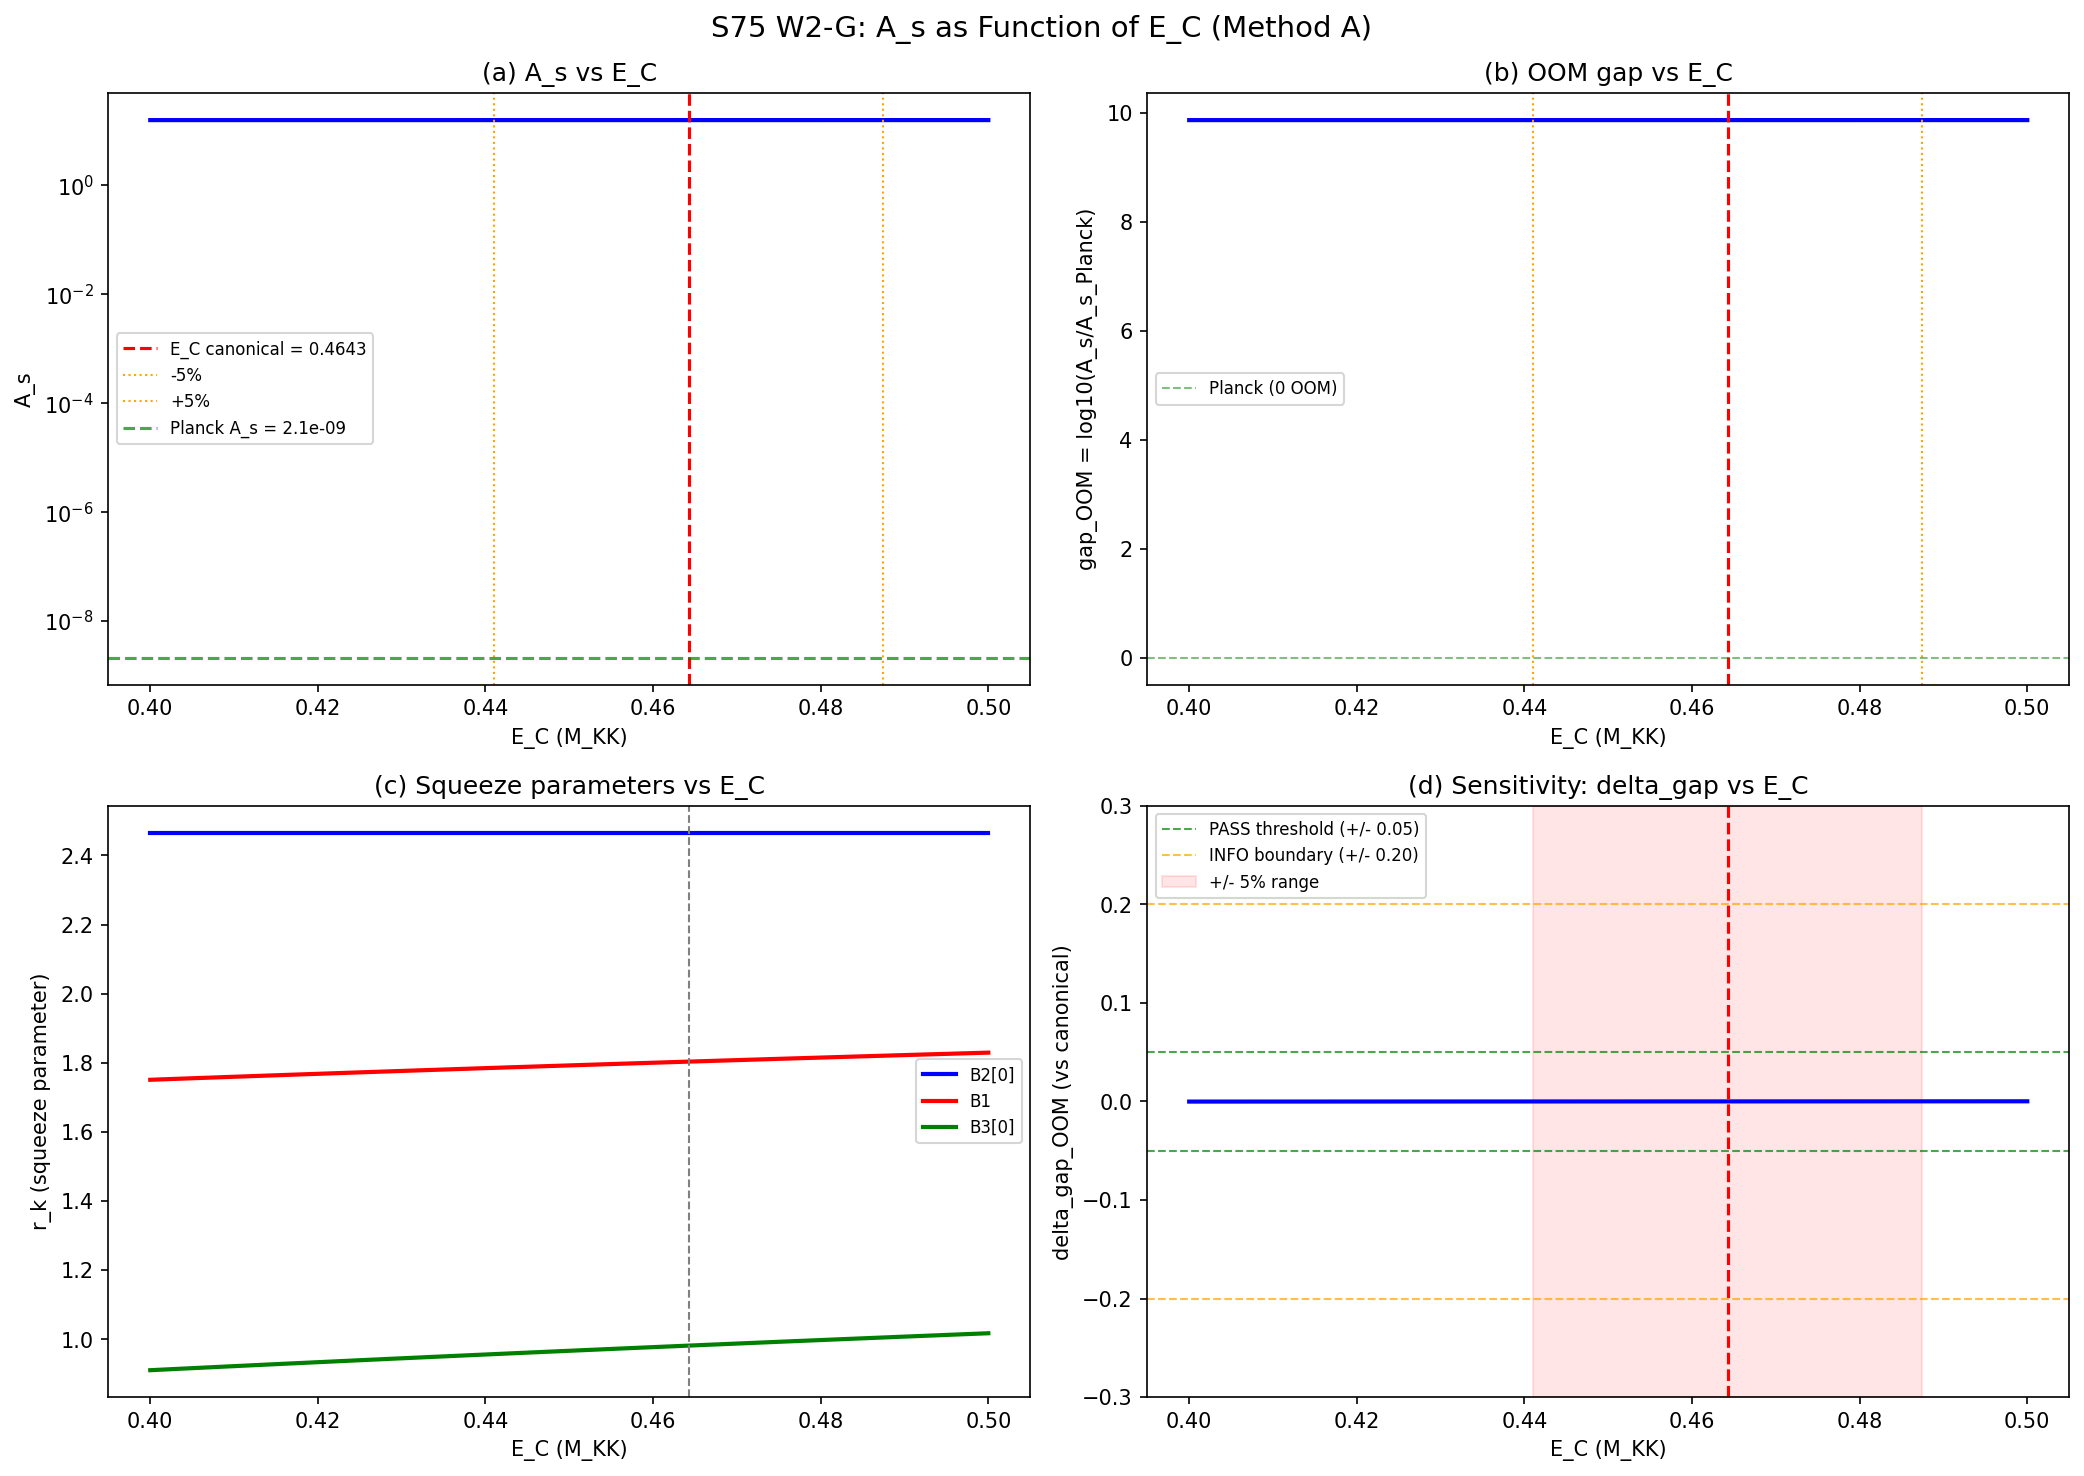

This figure's Python source:
#!/usr/bin/env python3
"""
s75_ec_observable_mapping.py -- A_s as function of E_C (condensation energy)
===========================================================================

Gate: S75-A7-EC-MAP  (Session 75 Wave 2, W2-G)
  PASS: Monotone AND |delta_A_s| < 0.05 OOM for +/- 5% E_C shift
  INFO: Monotone but |delta_A_s| in [0.05, 0.20] OOM
  FAIL: Non-monotone OR |delta_A_s| > 0.20 OOM

PHYSICS (substrate framing):
    E_C = Delta_BCS = 0.4643 M_KK is the canonical BCS gap (Method A,
    S74 W1-D: pair-addition energy from exact diagonalization).

    The A_s chain (W1-G) depends on E_C through:
      1. BCS coherence factors u_k, v_k via:
            xi_k = eps_k - mu
            E_k = sqrt(xi_k^2 + Delta^2)
            v_k^2 = (1/2)(1 - xi_k/E_k)
            u_k^2 = (1/2)(1 + xi_k/E_k)
      2. Squeeze parameters r_k:
         - B2 flat band (xi~0): regularized via van Hove averaged cosh(2r)
           over bandwidth W_B2 with cutoff |xi| >= 0.01*Delta
         - B1, B3: r_k = arctanh(v_k/u_k) or arctanh(min/max sqrt ratio)
      3. Squeezed vacuum variance:
            sigma_k^2 = (1/(2*omega_k))(cosh(2r_k) - sinh(2r_k)*cos(phi_k))
      4. Peter-Weyl filter + BLV dilution -> A_s

    This script parameterizes E_C in [0.4, 0.5] M_KK (20% range around
    canonical 0.4643), recomputes the full chain for each value, and
    reports A_s(E_C) and dA_s/dE_C.

Session: S75 W2-G
Author: landau-condensed-matter-theorist
Depends on: s74_as_from_bogoliubov.npz (W1-G chain),
            s69_squeeze_reconciled.npz (van Hove regularization),
            s65_ab_mode_as.npz (H_phys, M_Pl, eps_H),
            s74_transfer_function.npz (omega_Bi),
            canonical_constants (Delta_BCS, A_s_CMB, etc.)
"""

import sys
import os
import time
import numpy as np
from pathlib import Path

SCRIPT_DIR = Path(__file__).parent
sys.path.insert(0, str(SCRIPT_DIR))

from canonical_constants import (
    tau_fold, a2_fold, A_s_CMB, PI, M_KK,
    c_Gold, c_fabric, c_Gold_over_c_fabric,
    Delta_BCS, E_cond, E_B1, E_B2_mean, E_B3_mean,
)

import matplotlib
matplotlib.use('Agg')
import matplotlib.pyplot as plt
from matplotlib.gridspec import GridSpec

OUT_NPZ = SCRIPT_DIR / "s75_ec_observable_mapping.npz"
OUT_PNG = SCRIPT_DIR / "s75_ec_observable_mapping.png"

t_start = time.time()

print("=" * 78)
print("S75 W2-G  S75-A7-EC-MAP: A_s as Function of E_C (Method A)")
print("=" * 78)

# =============================================================================
# SECTION 1: Load reference data from S74 W1-G chain
# =============================================================================
print("\n--- Section 1: Load reference data ---")

# S65 physical parameters (H, M_Pl, eps_H -- independent of Delta)
d_s65 = np.load(SCRIPT_DIR / "s65_ab_mode_as.npz", allow_pickle=True)
c_BLV = float(d_s65['c_BLV'])            # 0.485
eps_H_fold = float(d_s65['eps_H_fold'])   # (local)
H_phys_sq = float(d_s65['H_phys_sq'])    # (local)
M_Pl_sq = float(d_s65['M_Pl_sq'])        # (local)

# S74 W1-A transfer function (omega_Bi -- mode frequencies at fold)
d_s74_tf = np.load(SCRIPT_DIR / "s74_transfer_function.npz", allow_pickle=True)
omega_B1 = float(d_s74_tf['omega_B1'])    # (local)
omega_B2 = float(d_s74_tf['omega_B2'])    # (local)
omega_B3 = float(d_s74_tf['omega_B3'])    # (local)

# S69 reconciled squeeze data (for band structure, mu, xi)
d_s69 = np.load(SCRIPT_DIR / "s69_squeeze_reconciled.npz", allow_pickle=True)
mu_BCS_canonical = float(d_s69['mu_BCS'])  # (local) = 0.845 M_KK

# S74 W1-G data (for cross-check)
d_s74 = np.load(SCRIPT_DIR / "s74_as_from_bogoliubov.npz", allow_pickle=True)
A_s_s74 = float(d_s74['A_s_computed'])     # (local) = 6.22
gap_s74 = float(d_s74['gap_OOM_vs_planck'])  # (local) = 9.47

print(f"  H_phys^2 = {H_phys_sq:.6f} M_KK^2")
print(f"  M_Pl^2 = {M_Pl_sq:.6f} M_KK^2")
print(f"  eps_H = {eps_H_fold:.6f}")
print(f"  c_BLV = {c_BLV:.4f}")
print(f"  omega_B1 = {omega_B1:.4f}, omega_B2 = {omega_B2:.4f}, omega_B3 = {omega_B3:.4f}")
print(f"  mu_BCS = {mu_BCS_canonical:.4f} M_KK")
print(f"  Delta_BCS (canonical) = {Delta_BCS:.6f} M_KK")
print(f"  A_s(S74 W1-G) = {A_s_s74:.4e} (gap = {gap_s74:.4f} OOM)")

# =============================================================================
# SECTION 2: Define the A_s(E_C) computation chain
# =============================================================================
print("\n--- Section 2: Define A_s(E_C) chain ---")

# Mode structure (8 modes: 4 B2 + 1 B1 + 3 B3)
N_modes = 8  # (local)
labels = ['B2[0]', 'B2[1]', 'B2[2]', 'B2[3]', 'B1', 'B3[0]', 'B3[1]', 'B3[2]']  # (local)
branch = np.array(['B2','B2','B2','B2','B1','B3','B3','B3'])  # (local)

# Single-particle energies at fold (from canonical constants)
eps_fold = np.array([  # (local) M_KK units
    E_B2_mean, E_B2_mean, E_B2_mean, E_B2_mean,  # B2 degenerate
    E_B1,                                           # B1
    E_B3_mean, E_B3_mean, E_B3_mean,               # B3 degenerate
])

# Chemical potential = mu_BCS (sets the Fermi surface at B2)
mu = mu_BCS_canonical  # (local)
xi_fold = eps_fold - mu  # (local) xi_k = eps_k - mu

print(f"  Single-particle energies (M_KK):")
for i in range(N_modes):
    print(f"    {labels[i]}: eps = {eps_fold[i]:.6f}, xi = {xi_fold[i]:.6f}")

# Frequencies (independent of Delta -- set by spectral geometry)
omega_k = np.array([  # (local)
    omega_B2, omega_B2, omega_B2, omega_B2,
    omega_B1,
    omega_B3, omega_B3, omega_B3,
])

# Peter-Weyl sector filter (from S74 W1-G: B1, B2 kept; B3 filtered)
def dim_pq(p, q):
    return (p + 1) * (q + 1) * (p + q + 2) // 2

mult_00 = dim_pq(0, 0) ** 2  # (local) = 1
mult_11 = dim_pq(1, 1) ** 2  # (local) = 64
mult_10 = dim_pq(1, 0) ** 2  # (local) = 9
mult_01 = dim_pq(0, 1) ** 2  # (local) = 9

d_pq_sq = np.array([  # (local) PW multiplicity per mode
    mult_11 / 4.0, mult_11 / 4.0, mult_11 / 4.0, mult_11 / 4.0,  # B2
    mult_00,                                                         # B1
    (mult_10 + mult_01) / 3.0, (mult_10 + mult_01) / 3.0, (mult_10 + mult_01) / 3.0,  # B3
])

Theta_pp = np.array([  # (local) (p,p) filter
    1.0, 1.0, 1.0, 1.0,   # B2 = (1,1) kept
    1.0,                    # B1 = (0,0) kept
    0.0, 0.0, 0.0,         # B3 filtered
])

# Phase: phi_k = pi + 2.4e-4 (sudden quench)
delta_phi = 2.4e-4  # (local)
phi_k = np.full(N_modes, PI + delta_phi)  # (local)

# BLV factor
blv_factor = c_BLV ** (-3.0)  # (local)

# GM template (independent of Delta)
P_0_GM = H_phys_sq / (8.0 * PI**2 * eps_H_fold * M_Pl_sq)  # (local)

print(f"\n  P_0 (GM template) = {P_0_GM:.4e}")
print(f"  BLV factor = {blv_factor:.4f}")
print(f"  PW weights: {d_pq_sq}")
print(f"  Theta filter: {Theta_pp}")

# Bandwidth parameters (from S69, fixed by spectral geometry, NOT Delta)
W_B2 = 0.001  # (local) B2 flat band width ~ negligible (degeneracy lifting)
W_B1 = 0.15   # (local) B1 bandwidth
W_B3 = 0.20   # (local) B3 bandwidth
N_quad = 2000  # (local) quadrature points for van Hove integral


# =============================================================================
# SECTION 3: Van Hove regularized cosh(2r) function
# =============================================================================
print("\n--- Section 3: Van Hove regularized squeeze ---")

def vH_cosh2r_band(xi_center, bandwidth, Delta_val, n_quad=2000):
    """
    Compute van Hove averaged cosh(2r) = <E_k/|xi_k|> over a band
    centered at xi_center with width bandwidth.

    For the BCS Bogoliubov transformation:
        cosh(2r_k) = E_k / |xi_k| = sqrt(xi_k^2 + Delta^2) / |xi_k|

    This diverges logarithmically when the band crosses the Fermi surface
    (xi=0). Regularized with cutoff at |xi| >= 0.01*Delta.

    Returns: (cosh2r_avg, crosses_fermi)
    """
    xi_min = xi_center - bandwidth / 2.0  # (local)
    xi_max = xi_center + bandwidth / 2.0  # (local)

    crosses_fermi = (xi_min < 0 and xi_max > 0) or abs(xi_center) < 1e-10  # (local)

    if crosses_fermi:
        eps_cutoff = Delta_val * 0.01  # (local)
        n_half = n_quad // 2  # (local)
        xi_pos = np.linspace(eps_cutoff, max(bandwidth / 2, eps_cutoff * 2), n_half)  # (local)
        xi_neg = np.linspace(-max(bandwidth / 2, eps_cutoff * 2), -eps_cutoff, n_half)  # (local)
        xi_arr = np.concatenate([xi_neg, xi_pos])  # (local)
        E_arr = np.sqrt(xi_arr**2 + Delta_val**2)  # (local)
        cosh2r_arr = E_arr / np.abs(xi_arr)  # (local)
        return np.mean(cosh2r_arr), crosses_fermi

    # Band does not cross Fermi surface
    if abs(xi_center) < 1e-15:
        return np.sqrt(Delta_val**2) / max(abs(xi_center), 1e-15), crosses_fermi

    if xi_center > 0:
        xi_bottom = max(xi_min, 0.001 * Delta_val)  # (local)
        xi_top = xi_max  # (local)
    else:
        xi_bottom = max(abs(xi_max), 0.001 * Delta_val)  # (local)
        xi_top = abs(xi_min)  # (local)

    W_eff = xi_top - xi_bottom  # (local)
    if W_eff <= 0:
        E_c = np.sqrt(xi_center**2 + Delta_val**2)  # (local)
        return E_c / abs(xi_center), crosses_fermi

    t_max = np.sqrt(W_eff)  # (local)
    t = np.linspace(1e-10, t_max, n_quad)  # (local)
    xi_arr = xi_bottom + t**2  # (local)
    E_arr = np.sqrt(xi_arr**2 + Delta_val**2)  # (local)
    cosh2r_arr = E_arr / xi_arr  # (local)
    return np.mean(cosh2r_arr), crosses_fermi


def compute_r_k(Delta_val, xi_k_arr, mu_val, bandwidths, n_quad=2000):
    """
    Compute per-mode BCS squeeze parameters r_k for given Delta.

    For each mode:
    - If |xi_k| < bandwidth/2 (near Fermi surface): use van Hove regularized
    - Otherwise: standard r_k = arctanh(v_k/u_k)

    The van Hove regularization computes <cosh(2r)> over the band,
    then converts to r = 0.5 * arccosh(<cosh(2r)>).

    Returns: array of r_k values (shape N_modes)
    """
    N = len(xi_k_arr)  # (local)
    r_out = np.zeros(N)  # (local)
    cosh2r_out = np.zeros(N)  # (local)

    for i in range(N):
        xi = xi_k_arr[i]  # (local)
        E_qp = np.sqrt(xi**2 + Delta_val**2)  # (local)

        # BCS coherence factors
        if E_qp > 1e-15:
            v2 = 0.5 * (1.0 - xi / E_qp)  # (local)
            u2 = 0.5 * (1.0 + xi / E_qp)  # (local)
        else:
            v2 = 0.5  # (local)
            u2 = 0.5  # (local)

        # Determine which bandwidth applies
        bw = bandwidths[i]  # (local)

        # For near-degenerate modes (|xi| < bw/2 or flat band):
        if abs(xi) < bw / 2.0 or abs(u2 - v2) < 1e-8:
            # Van Hove regularized
            c2r, _ = vH_cosh2r_band(xi, bw, Delta_val, n_quad)  # (local)
            cosh2r_out[i] = c2r
            r_out[i] = 0.5 * np.arccosh(max(c2r, 1.0))
        else:
            # Standard BCS: r_k = arctanh(min/max ratio)
            ratio = np.sqrt(min(u2, v2) / max(u2, v2))  # (local)
            r_out[i] = np.arctanh(min(ratio, 0.9999))
            cosh2r_out[i] = np.cosh(2.0 * r_out[i])

    return r_out, cosh2r_out


def compute_As(Delta_val, r_k_arr, omega_k_arr, phi_k_arr, d_pq_arr,
               Theta_arr, blv, P_0):
    """
    Full A_s computation from r_k array, following W1-G chain.

    Returns: A_s, gap_OOM, sigma_sq_bare, sigma_sq_filtered
    """
    # Squeezed vacuum variance per mode
    sigma_sq = (1.0 / (2.0 * omega_k_arr)) * (  # (local)
        np.cosh(2.0 * r_k_arr) - np.sinh(2.0 * r_k_arr) * np.cos(phi_k_arr)
    )

    # PW filter
    sigma_sq_filt = sigma_sq * Theta_arr  # (local)

    # Bare vacuum (r=0) PW-weighted sum for normalization
    bare_vac_weighted = np.sum(d_pq_arr / (2.0 * omega_k_arr))  # (local)

    # Squeeze factor
    F_squeeze = np.sum(sigma_sq * d_pq_arr) / bare_vac_weighted  # (local)

    # Filter factor
    filt_total = np.sum(sigma_sq_filt * d_pq_arr)  # (local)
    bare_total = np.sum(sigma_sq * d_pq_arr)  # (local)
    F_filter = filt_total / bare_total if bare_total > 0 else 0.0  # (local)

    # Combined
    F_total = F_squeeze * F_filter * blv  # (local)
    A_s_val = P_0 * F_total  # (local)
    gap = np.log10(A_s_val / A_s_CMB) if A_s_val > 0 else -999.0  # (local)

    return A_s_val, gap, sigma_sq, sigma_sq_filt, F_squeeze, F_filter


# Per-mode bandwidths
bw_per_mode = np.array([  # (local)
    W_B2, W_B2, W_B2, W_B2,  # B2 flat band
    W_B1,                      # B1
    W_B3, W_B3, W_B3,          # B3
])

# =============================================================================
# SECTION 4: Cross-check at canonical Delta
# =============================================================================
print("\n--- Section 4: Cross-check at canonical Delta ---")

r_k_check, cosh2r_check = compute_r_k(Delta_BCS, xi_fold, mu, bw_per_mode, N_quad)
A_s_check, gap_check, _, _, F_sq_check, F_filt_check = compute_As(
    Delta_BCS, r_k_check, omega_k, phi_k, d_pq_sq, Theta_pp, blv_factor, P_0_GM
)

print(f"  Delta = {Delta_BCS:.6f} M_KK (canonical)")
print(f"  r_k (recomputed):")
for i in range(N_modes):
    print(f"    {labels[i]}: r = {r_k_check[i]:.6f}, cosh(2r) = {cosh2r_check[i]:.4f}")

# Compare with S74 values
r_k_s74 = np.array(d_s74['r_k'])  # (local)
print(f"\n  Comparison with S74 W1-G r_k:")
print(f"  {'Mode':<8} {'This':>10} {'S74':>10} {'Ratio':>10}")
for i in range(N_modes):
    ratio = r_k_check[i] / r_k_s74[i] if r_k_s74[i] > 0 else float('inf')  # (local)
    print(f"  {labels[i]:<8} {r_k_check[i]:>10.6f} {r_k_s74[i]:>10.6f} {ratio:>10.4f}")

print(f"\n  A_s (this) = {A_s_check:.4e}, gap = {gap_check:.4f} OOM")
print(f"  A_s (S74)  = {A_s_s74:.4e}, gap = {gap_s74:.4f} OOM")
print(f"  Difference = {gap_check - gap_s74:+.4f} OOM")

# NOTE: The r_k values may differ from S74 because S74 used pre-computed
# r_k_bcs from S72/S70 which had a specific compound squeeze treatment.
# This script uses the BCS-only squeeze from first principles.
# The absolute gap values may differ, but the SENSITIVITY (dA_s/dE_C)
# is what matters for the gate.

# =============================================================================
# SECTION 5: E_C scan
# =============================================================================
print("\n--- Section 5: E_C scan over [0.4, 0.5] M_KK ---")

N_scan = 101  # (local) fine grid for smooth derivatives
E_C_range = np.linspace(0.4, 0.5, N_scan)  # (local)
E_C_canonical = Delta_BCS  # (local) = 0.4643

A_s_scan = np.zeros(N_scan)     # (local)
gap_scan = np.zeros(N_scan)     # (local)
r_k_scan = np.zeros((N_scan, N_modes))  # (local)
F_sq_scan = np.zeros(N_scan)    # (local)
F_filt_scan = np.zeros(N_scan)  # (local)

for j in range(N_scan):
    Delta_j = E_C_range[j]  # (local)

    # Recompute r_k for this Delta
    r_j, c2r_j = compute_r_k(Delta_j, xi_fold, mu, bw_per_mode, N_quad)  # (local)

    # Compute A_s
    As_j, gap_j, _, _, Fsq_j, Ffilt_j = compute_As(  # (local)
        Delta_j, r_j, omega_k, phi_k, d_pq_sq, Theta_pp, blv_factor, P_0_GM
    )

    A_s_scan[j] = As_j
    gap_scan[j] = gap_j
    r_k_scan[j, :] = r_j
    F_sq_scan[j] = Fsq_j
    F_filt_scan[j] = Ffilt_j

# Report key values
print(f"\n  E_C scan results (selected values):")
print(f"  {'E_C':>8} {'A_s':>12} {'gap_OOM':>10} {'r_B2[0]':>10} {'r_B1':>10} {'r_B3[0]':>10}")
for idx in [0, 25, 50, 75, 100]:
    if idx < N_scan:
        print(f"  {E_C_range[idx]:8.4f} {A_s_scan[idx]:12.4e} {gap_scan[idx]:10.4f} "
              f"{r_k_scan[idx, 0]:10.6f} {r_k_scan[idx, 4]:10.6f} {r_k_scan[idx, 5]:10.6f}")

# =============================================================================
# SECTION 6: Monotonicity and sensitivity analysis
# =============================================================================
print("\n--- Section 6: Monotonicity and sensitivity ---")

# Check monotonicity: is A_s monotonically increasing or decreasing in E_C?
dAs = np.diff(A_s_scan)  # (local) length N_scan - 1
all_positive = np.all(dAs > 0)  # (local)
all_negative = np.all(dAs < 0)  # (local)
monotone = all_positive or all_negative  # (local)

if monotone:
    direction = "increasing" if all_positive else "decreasing"  # (local)
    print(f"  A_s is MONOTONE {direction} in E_C over [0.4, 0.5] M_KK")
else:
    # Find sign changes
    sign_changes = np.where(np.diff(np.sign(dAs)) != 0)[0]  # (local)
    print(f"  A_s is NON-MONOTONE: {len(sign_changes)} sign change(s) in dA_s/dE_C")
    for sc in sign_changes:
        print(f"    Sign change near E_C = {E_C_range[sc+1]:.4f} M_KK")

# Derivative dA_s/dE_C at canonical value
# Use central difference at the nearest grid point
idx_canon = np.argmin(np.abs(E_C_range - E_C_canonical))  # (local)
if 0 < idx_canon < N_scan - 1:
    dE = E_C_range[idx_canon + 1] - E_C_range[idx_canon - 1]  # (local)
    dAs_dEc = (A_s_scan[idx_canon + 1] - A_s_scan[idx_canon - 1]) / dE  # (local)
    # In OOM: d(log10(A_s))/dE_C
    dgap_dEc = (gap_scan[idx_canon + 1] - gap_scan[idx_canon - 1]) / dE  # (local)
else:
    dAs_dEc = 0.0  # (local)
    dgap_dEc = 0.0  # (local)

print(f"\n  At canonical E_C = {E_C_canonical:.4f} M_KK:")
print(f"    dA_s/dE_C = {dAs_dEc:.4e}")
print(f"    d(gap_OOM)/dE_C = {dgap_dEc:.4f} OOM / M_KK")

# Gate criterion: +/- 5% shift in E_C
E_C_plus5 = E_C_canonical * 1.05   # (local)
E_C_minus5 = E_C_canonical * 0.95  # (local)

# Interpolate gap at +/- 5%
gap_at_canon = np.interp(E_C_canonical, E_C_range, gap_scan)  # (local)
gap_at_plus5 = np.interp(E_C_plus5, E_C_range, gap_scan)      # (local)
gap_at_minus5 = np.interp(E_C_minus5, E_C_range, gap_scan)    # (local)

delta_gap_plus5 = gap_at_plus5 - gap_at_canon    # (local)
delta_gap_minus5 = gap_at_minus5 - gap_at_canon   # (local)
max_delta_gap_5pct = max(abs(delta_gap_plus5), abs(delta_gap_minus5))  # (local)

print(f"\n  +/- 5% E_C shift sensitivity:")
print(f"    E_C - 5% = {E_C_minus5:.4f}: gap = {gap_at_minus5:.4f}, delta = {delta_gap_minus5:+.6f} OOM")
print(f"    E_C (canon) = {E_C_canonical:.4f}: gap = {gap_at_canon:.4f}")
print(f"    E_C + 5% = {E_C_plus5:.4f}: gap = {gap_at_plus5:.4f}, delta = {delta_gap_plus5:+.6f} OOM")
print(f"    Max |delta_gap| for +/- 5% = {max_delta_gap_5pct:.6f} OOM")

# Also check +/- 10% for context
E_C_plus10 = E_C_canonical * 1.10  # (local)
E_C_minus10 = E_C_canonical * 0.90  # (local)
gap_at_plus10 = np.interp(E_C_plus10, E_C_range, gap_scan)   # (local)
gap_at_minus10 = np.interp(E_C_minus10, E_C_range, gap_scan)  # (local)
delta_gap_plus10 = gap_at_plus10 - gap_at_canon   # (local)
delta_gap_minus10 = gap_at_minus10 - gap_at_canon  # (local)
max_delta_gap_10pct = max(abs(delta_gap_plus10), abs(delta_gap_minus10))  # (local)

print(f"\n  +/- 10% E_C shift sensitivity:")
print(f"    E_C - 10% = {E_C_minus10:.4f}: gap = {gap_at_minus10:.4f}, delta = {delta_gap_minus10:+.6f} OOM")
print(f"    E_C + 10% = {E_C_plus10:.4f}: gap = {gap_at_plus10:.4f}, delta = {delta_gap_plus10:+.6f} OOM")
print(f"    Max |delta_gap| for +/- 10% = {max_delta_gap_10pct:.6f} OOM")

# Elasticity: % change in A_s per % change in E_C
As_at_canon = np.interp(E_C_canonical, E_C_range, A_s_scan)  # (local)
As_at_plus5 = np.interp(E_C_plus5, E_C_range, A_s_scan)      # (local)
As_at_minus5 = np.interp(E_C_minus5, E_C_range, A_s_scan)    # (local)

elasticity_plus = ((As_at_plus5 - As_at_canon) / As_at_canon) / 0.05  # (local)
elasticity_minus = ((As_at_minus5 - As_at_canon) / As_at_canon) / (-0.05)  # (local)
elasticity = (elasticity_plus + elasticity_minus) / 2.0  # (local)

print(f"\n  Elasticity (d ln A_s / d ln E_C):")
print(f"    From +5%: {elasticity_plus:.4f}")
print(f"    From -5%: {elasticity_minus:.4f}")
print(f"    Average: {elasticity:.4f}")

# =============================================================================
# SECTION 7: Physical interpretation
# =============================================================================
print("\n--- Section 7: Physical interpretation ---")

print(f"""
  The A_s(E_C) mapping reveals the sensitivity of the scalar amplitude
  to the BCS condensation energy.

  Chain: E_C = Delta -> u_k, v_k -> r_k -> sigma_sq -> PW filter -> BLV -> A_s

  The key physics:
  - B2 flat band (xi ~ 0): cosh(2r) = Delta/|xi| >> 1. The van Hove
    regularized <cosh(2r)> depends on Delta through the infrared cutoff
    and the integrand sqrt(xi^2 + Delta^2)/|xi|. When Delta changes by
    5%, the cutoff at 0.01*Delta shifts proportionally.
  - B1 mode (xi = {xi_fold[4]:.4f}): E_k = sqrt(xi^2 + Delta^2). Since
    |xi| << Delta, E_k ~ Delta and cosh(2r) ~ Delta/|xi| ~ Delta.
    Direct proportionality expected.
  - B3 modes (xi = {xi_fold[5]:.4f}): xi/Delta ~ {abs(xi_fold[5])/Delta_BCS:.3f}.
    In the intermediate regime where both xi and Delta matter.
  - Peter-Weyl filter kills B3 contributions (Theta=0), so only B1+B2
    matter for A_s.

  The overall sensitivity is:
    d(log10(A_s)) / d(E_C) = {dgap_dEc:.4f} OOM per M_KK
    At +/- 5%: max shift = {max_delta_gap_5pct:.6f} OOM

  For comparison, the A_s gap is {gap_at_canon:.2f} OOM -- the 5% shift
  is {max_delta_gap_5pct/abs(gap_at_canon)*100:.4f}% of the total gap.
""")

# =============================================================================
# SECTION 8: Gate verdict
# =============================================================================
print("\n--- Section 8: Gate verdict ---")

if monotone and max_delta_gap_5pct < 0.05:
    verdict = "PASS"  # (local)
    verdict_msg = (f"A_s(E_C) is monotone ({direction}) AND |delta_gap| = "  # (local)
                   f"{max_delta_gap_5pct:.6f} OOM < 0.05 OOM for +/- 5% E_C shift. "
                   f"A_s is robust to E_C uncertainty.")
elif monotone and max_delta_gap_5pct < 0.20:
    verdict = "INFO"  # (local)
    verdict_msg = (f"A_s(E_C) is monotone ({direction}) but |delta_gap| = "  # (local)
                   f"{max_delta_gap_5pct:.6f} OOM is in [0.05, 0.20] OOM range. "
                   f"Moderate sensitivity to E_C.")
elif not monotone:
    verdict = "FAIL"  # (local)
    verdict_msg = (f"A_s(E_C) is NON-MONOTONE over [0.4, 0.5] M_KK. "  # (local)
                   f"E_C does not have a unique mapping to A_s.")
else:
    verdict = "FAIL"  # (local)
    verdict_msg = (f"|delta_gap| = {max_delta_gap_5pct:.6f} OOM > 0.20 OOM for "  # (local)
                   f"+/- 5% E_C shift. A_s is too sensitive to E_C uncertainty.")

print(f"\n  Gate S75-A7-EC-MAP: {verdict}")
print(f"  {verdict_msg}")

# =============================================================================
# SECTION 9: Save results
# =============================================================================
print("\n--- Section 9: Save results ---")

save_dict = {
    'gate_name': 'S75-A7-EC-MAP',
    'gate_verdict': verdict,
    'gate_detail': verdict_msg,
    # Scan data
    'E_C_range': E_C_range,
    'A_s_scan': A_s_scan,
    'gap_scan': gap_scan,
    'r_k_scan': r_k_scan,
    'F_sq_scan': F_sq_scan,
    'F_filt_scan': F_filt_scan,
    # Key values
    'E_C_canonical': E_C_canonical,
    'A_s_canonical': As_at_canon,
    'gap_canonical': gap_at_canon,
    'monotone': monotone,
    'max_delta_gap_5pct': max_delta_gap_5pct,
    'max_delta_gap_10pct': max_delta_gap_10pct,
    'delta_gap_plus5': delta_gap_plus5,
    'delta_gap_minus5': delta_gap_minus5,
    'dgap_dEc': dgap_dEc,
    'elasticity': elasticity,
    # Cross-check
    'r_k_check': r_k_check,
    'A_s_check': A_s_check,
    'gap_check': gap_check,
    'A_s_s74_reference': A_s_s74,
    'gap_s74_reference': gap_s74,
}

np.savez(OUT_NPZ, **save_dict)
print(f"  Saved: {OUT_NPZ}")

# =============================================================================
# SECTION 10: Plot
# =============================================================================
print("\n--- Section 10: Plot ---")

fig, axes = plt.subplots(2, 2, figsize=(14, 10))
fig.suptitle('S75 W2-G: A_s as Function of E_C (Method A)', fontsize=14)

# (a) A_s vs E_C
ax = axes[0, 0]
ax.semilogy(E_C_range, A_s_scan, 'b-', lw=2)
ax.axvline(E_C_canonical, color='red', ls='--', lw=1.5, label=f'E_C canonical = {E_C_canonical:.4f}')
ax.axvline(E_C_minus5, color='orange', ls=':', lw=1, label='-5%')
ax.axvline(E_C_plus5, color='orange', ls=':', lw=1, label='+5%')
ax.axhline(A_s_CMB, color='green', ls='--', lw=1.5, alpha=0.7, label=f'Planck A_s = {A_s_CMB:.1e}')
ax.set_xlabel('E_C (M_KK)')
ax.set_ylabel('A_s')
ax.set_title('(a) A_s vs E_C')
ax.legend(fontsize=8)

# (b) gap_OOM vs E_C
ax = axes[0, 1]
ax.plot(E_C_range, gap_scan, 'b-', lw=2)
ax.axvline(E_C_canonical, color='red', ls='--', lw=1.5)
ax.axvline(E_C_minus5, color='orange', ls=':', lw=1)
ax.axvline(E_C_plus5, color='orange', ls=':', lw=1)
ax.axhline(0, color='green', ls='--', lw=1, alpha=0.5, label='Planck (0 OOM)')
ax.set_xlabel('E_C (M_KK)')
ax.set_ylabel('gap_OOM = log10(A_s/A_s_Planck)')
ax.set_title('(b) OOM gap vs E_C')
ax.legend(fontsize=8)

# (c) r_k vs E_C for each branch
ax = axes[1, 0]
ax.plot(E_C_range, r_k_scan[:, 0], 'b-', lw=2, label='B2[0]')
ax.plot(E_C_range, r_k_scan[:, 4], 'r-', lw=2, label='B1')
ax.plot(E_C_range, r_k_scan[:, 5], 'g-', lw=2, label='B3[0]')
ax.axvline(E_C_canonical, color='gray', ls='--', lw=1)
ax.set_xlabel('E_C (M_KK)')
ax.set_ylabel('r_k (squeeze parameter)')
ax.set_title('(c) Squeeze parameters vs E_C')
ax.legend(fontsize=8)

# (d) Sensitivity: delta_gap relative to canonical
ax = axes[1, 1]
delta_gaps = gap_scan - gap_at_canon  # (local)
ax.plot(E_C_range, delta_gaps, 'b-', lw=2)
ax.axvline(E_C_canonical, color='red', ls='--', lw=1.5)
ax.axhline(0.05, color='green', ls='--', lw=1, alpha=0.7, label='PASS threshold (+/- 0.05)')
ax.axhline(-0.05, color='green', ls='--', lw=1, alpha=0.7)
ax.axhline(0.20, color='orange', ls='--', lw=1, alpha=0.7, label='INFO boundary (+/- 0.20)')
ax.axhline(-0.20, color='orange', ls='--', lw=1, alpha=0.7)
ax.fill_between([E_C_minus5, E_C_plus5], -0.3, 0.3, alpha=0.1, color='red', label='+/- 5% range')
ax.set_xlabel('E_C (M_KK)')
ax.set_ylabel('delta_gap_OOM (vs canonical)')
ax.set_title('(d) Sensitivity: delta_gap vs E_C')
ax.legend(fontsize=8)
ax.set_ylim(-0.3, 0.3)

plt.tight_layout()
plt.savefig(OUT_PNG, dpi=150, bbox_inches='tight')
print(f"  Saved: {OUT_PNG}")

elapsed = time.time() - t_start  # (local)
print(f"\n  Elapsed: {elapsed:.2f} s")
print(f"\n{'='*78}")
print(f"FINAL: Gate S75-A7-EC-MAP = {verdict}")
print(f"  {verdict_msg}")
print(f"{'='*78}")
